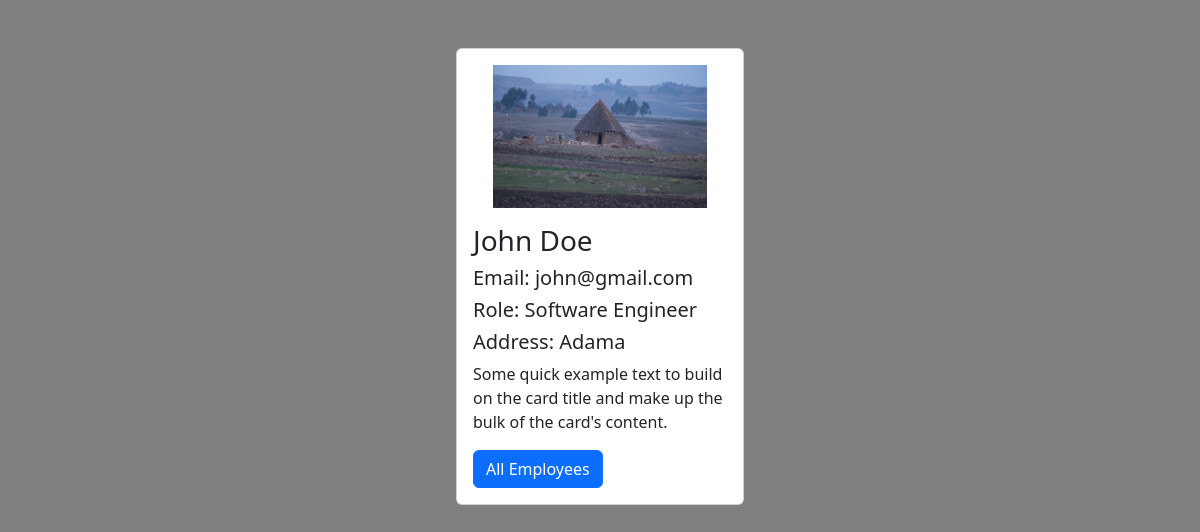
The page /employees/4/ on the database its author committed.
### employees/models.py (models this page shows, shortened)
class Employee(models.Model):
    first_name = models.CharField(max_length=50)
    last_name = models.CharField(max_length=50)
    role = models.CharField(max_length=100)
    photo = models.ImageField(upload_to='images')
    email = models.CharField(max_length=60, unique=True)
    phone = models.CharField(max_length=15)
    address = models.CharField(max_length=100)
    created_at = models.DateTimeField(auto_now_add=True)
    updated_at = models.DateTimeField(auto_now=True)

### employees/views.py (the view)
# urls.py: path('<int:pk>/',views.employee_detail, name="employee_details"),
def employee_detail(request, pk):
    detail = get_object_or_404(Employee, pk=pk)
    context = {
        'employee':detail,
    }
    return render(request, 'employee_details.html', context)

### templates/employee_details.html (shortened to what this page needs)
{%load static%}
<!DOCTYPE html>
<html lang="en">
<head>
    <link href="https://cdn.jsdelivr.net/npm/bootstrap@5.3.2/dist/css/bootstrap.min.css" rel="stylesheet">
    <link rel="stylesheet" href= "{% static 'css/styles.css' %}" />
</head>
<body>
    <div class="container pt-5">
        <div class="card mx-auto my-xxl-5" style="width: 18rem;">
            <img src="{{employee.photo.url}}" class="card-img-top w-75 align-self-center pt-3" alt="employee photo">
            <div class="card-body">
              <h3 class="card-title">{{employee.first_name}}  {{employee.last_name}}</h5>
                <h5 class="card-text">Email: {{employee.email}}</h5>
                <h5 class="card-text">Role: {{employee.role}}</h5>
                <h5 class="card-text">Address: {{employee.address}}</h5>
              <p class="card-text">Some quick example text to build on the card title and make up the bulk of the card's content.</p>
              <a href="{% url 'home' %}" class="btn btn-primary">All Employees</a>
            </div>
          </div>
    </div>
</body>
</html>

### employee_management_site/static/css/styles.css (style rules this page uses)
body { background-color: gray; }

### rows shown on the page
Employee: photo (picture), first_name "John", last_name "Doe", email "john@gmail.com", role "Software Engineer", address "Adama"
